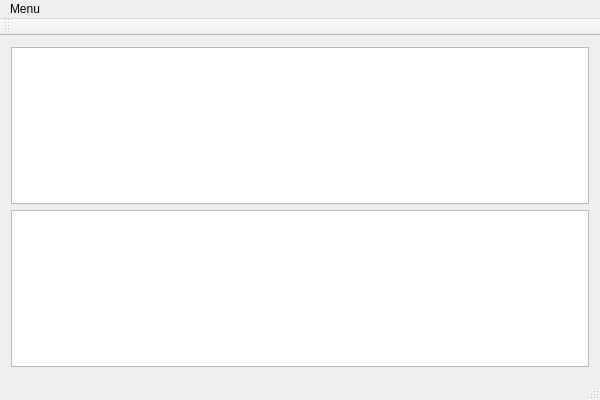
<?xml version="1.0" encoding="UTF-8"?>
<ui version="4.0">
 <class>CompiladoresClass</class>
 <widget class="QMainWindow" name="CompiladoresClass">
  <property name="geometry">
   <rect>
    <x>0</x>
    <y>0</y>
    <width>600</width>
    <height>400</height>
   </rect>
  </property>
  <property name="windowTitle">
   <string>Compiladores</string>
  </property>
  <widget class="QWidget" name="centralWidget">
   <layout class="QGridLayout" name="gridLayout">
    <item row="0" column="0">
     <widget class="QTextEdit" name="textEdit"/>
    </item>
    <item row="1" column="0">
     <widget class="QTextEdit" name="textEdit_2"/>
    </item>
   </layout>
  </widget>
  <widget class="QMenuBar" name="menuBar">
   <property name="geometry">
    <rect>
     <x>0</x>
     <y>0</y>
     <width>600</width>
     <height>21</height>
    </rect>
   </property>
   <widget class="QMenu" name="menuMenu">
    <property name="title">
     <string>Menu</string>
    </property>
    <addaction name="actionCompilar"/>
    <addaction name="actionGuardar"/>
    <addaction name="actionSalir"/>
   </widget>
   <addaction name="menuMenu"/>
  </widget>
  <widget class="QToolBar" name="mainToolBar">
   <attribute name="toolBarArea">
    <enum>TopToolBarArea</enum>
   </attribute>
   <attribute name="toolBarBreak">
    <bool>false</bool>
   </attribute>
  </widget>
  <widget class="QStatusBar" name="statusBar"/>
  <action name="actionCompilar">
   <property name="text">
    <string>Compilar</string>
   </property>
  </action>
  <action name="actionGuardar">
   <property name="text">
    <string>Guardar</string>
   </property>
  </action>
  <action name="actionSalir">
   <property name="text">
    <string>Salir</string>
   </property>
  </action>
 </widget>
 <layoutdefault spacing="6" margin="11"/>
 <resources>
  <include location="compiladores.qrc"/>
 </resources>
 <connections/>
</ui>
